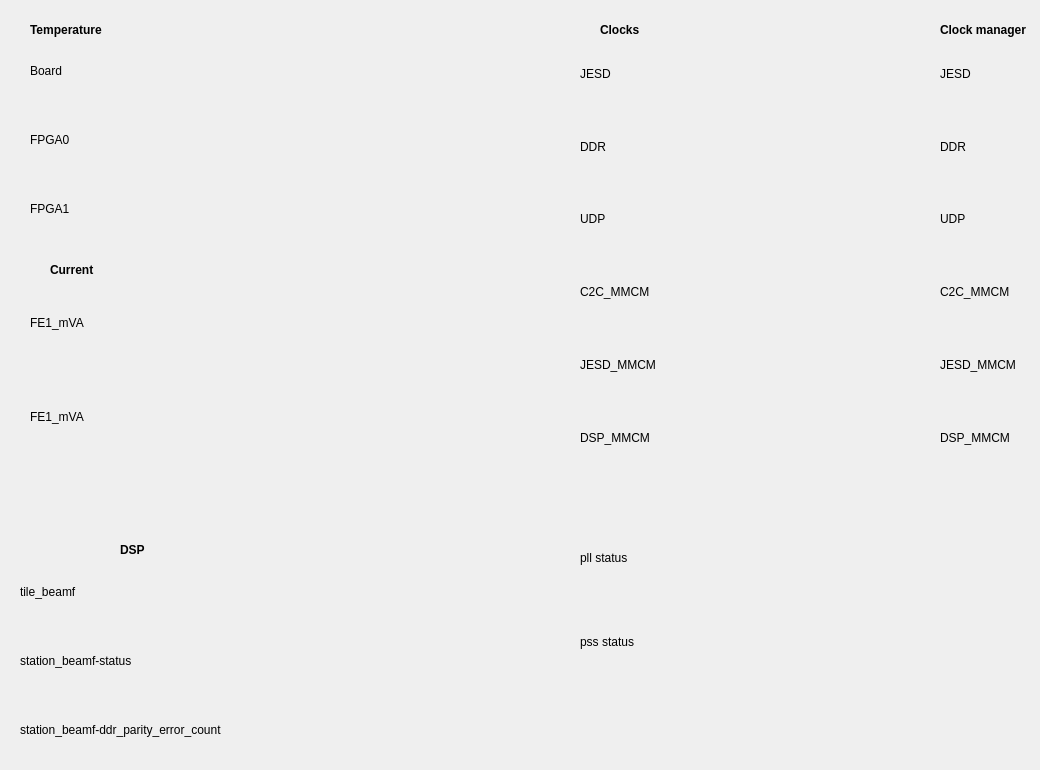
       <widget class="QWidget" name="mix_tab2">
        <attribute name="title">
         <string>Temperature-Current-DSP-Timing</string>
        </attribute>
        <widget class="QWidget" name="layoutWidget_52">
         <property name="geometry">
          <rect>
           <x>580</x>
           <y>40</y>
           <width>81</width>
           <height>431</height>
          </rect>
         </property>
         <layout class="QVBoxLayout" name="verticalLayout_58">
          <item>
           <widget class="QLabel" name="label_111">
            <property name="text">
             <string>JESD</string>
            </property>
           </widget>
          </item>
          <item>
           <widget class="QLabel" name="label_112">
            <property name="text">
             <string>DDR</string>
            </property>
           </widget>
          </item>
          <item>
           <widget class="QLabel" name="label_113">
            <property name="text">
             <string>UDP</string>
            </property>
           </widget>
          </item>
          <item>
           <widget class="QLabel" name="label_114">
            <property name="text">
             <string>C2C_MMCM</string>
            </property>
           </widget>
          </item>
          <item>
           <widget class="QLabel" name="label_115">
            <property name="text">
             <string>JESD_MMCM</string>
            </property>
           </widget>
          </item>
          <item>
           <widget class="QLabel" name="label_116">
            <property name="text">
             <string>DSP_MMCM</string>
            </property>
           </widget>
          </item>
         </layout>
        </widget>
        <widget class="QWidget" name="layoutWidget_13">
         <property name="geometry">
          <rect>
           <x>580</x>
           <y>519</y>
           <width>81</width>
           <height>161</height>
          </rect>
         </property>
         <layout class="QVBoxLayout" name="verticalLayout_7">
          <item>
           <widget class="QLabel" name="label_bkpl_22">
            <property name="maximumSize">
             <size>
              <width>16777215</width>
              <height>16777215</height>
             </size>
            </property>
            <property name="layoutDirection">
             <enum>Qt::LeftToRight</enum>
            </property>
            <property name="styleSheet">
             <string notr="true"/>
            </property>
            <property name="text">
             <string>pll status</string>
            </property>
            <property name="alignment">
             <set>Qt::AlignLeading|Qt::AlignLeft|Qt::AlignVCenter</set>
            </property>
           </widget>
          </item>
          <item>
           <widget class="QLabel" name="label_mng_52">
            <property name="maximumSize">
             <size>
              <width>16777215</width>
              <height>16777215</height>
             </size>
            </property>
            <property name="layoutDirection">
             <enum>Qt::LeftToRight</enum>
            </property>
            <property name="styleSheet">
             <string notr="true"/>
            </property>
            <property name="text">
             <string>pss status</string>
            </property>
            <property name="alignment">
             <set>Qt::AlignLeading|Qt::AlignLeft|Qt::AlignVCenter</set>
            </property>
           </widget>
          </item>
         </layout>
        </widget>
        <widget class="QWidget" name="layoutWidget_14">
         <property name="geometry">
          <rect>
           <x>30</x>
           <y>279</y>
           <width>81</width>
           <height>181</height>
          </rect>
         </property>
         <layout class="QVBoxLayout" name="verticalLayout_12">
          <item>
           <widget class="QLabel" name="label_bkpl_20">
            <property name="maximumSize">
             <size>
              <width>16777215</width>
              <height>16777215</height>
             </size>
            </property>
            <property name="layoutDirection">
             <enum>Qt::LeftToRight</enum>
            </property>
            <property name="styleSheet">
             <string notr="true"/>
            </property>
            <property name="text">
             <string>FE1_mVA</string>
            </property>
            <property name="alignment">
             <set>Qt::AlignLeading|Qt::AlignLeft|Qt::AlignVCenter</set>
            </property>
           </widget>
          </item>
          <item>
           <widget class="QLabel" name="label_mng_48">
            <property name="maximumSize">
             <size>
              <width>16777215</width>
              <height>16777215</height>
             </size>
            </property>
            <property name="layoutDirection">
             <enum>Qt::LeftToRight</enum>
            </property>
            <property name="styleSheet">
             <string notr="true"/>
            </property>
            <property name="text">
             <string>FE1_mVA</string>
            </property>
            <property name="alignment">
             <set>Qt::AlignLeading|Qt::AlignLeft|Qt::AlignVCenter</set>
            </property>
           </widget>
          </item>
         </layout>
        </widget>
        <widget class="QWidget" name="layoutWidget_21">
         <property name="geometry">
          <rect>
           <x>30</x>
           <y>39</y>
           <width>81</width>
           <height>201</height>
          </rect>
         </property>
         <layout class="QVBoxLayout" name="verticalLayout_13">
          <item>
           <widget class="QLabel" name="label_bkpl_23">
            <property name="maximumSize">
             <size>
              <width>16777215</width>
              <height>16777215</height>
             </size>
            </property>
            <property name="layoutDirection">
             <enum>Qt::LeftToRight</enum>
            </property>
            <property name="styleSheet">
             <string notr="true"/>
            </property>
            <property name="text">
             <string>Board</string>
            </property>
            <property name="alignment">
             <set>Qt::AlignLeading|Qt::AlignLeft|Qt::AlignVCenter</set>
            </property>
           </widget>
          </item>
          <item>
           <widget class="QLabel" name="label_mng_50">
            <property name="maximumSize">
             <size>
              <width>16777215</width>
              <height>16777215</height>
             </size>
            </property>
            <property name="layoutDirection">
             <enum>Qt::LeftToRight</enum>
            </property>
            <property name="styleSheet">
             <string notr="true"/>
            </property>
            <property name="text">
             <string>FPGA0</string>
            </property>
            <property name="alignment">
             <set>Qt::AlignLeading|Qt::AlignLeft|Qt::AlignVCenter</set>
            </property>
           </widget>
          </item>
          <item>
           <widget class="QLabel" name="label_mng_53">
            <property name="maximumSize">
             <size>
              <width>16777215</width>
              <height>16777215</height>
             </size>
            </property>
            <property name="layoutDirection">
             <enum>Qt::LeftToRight</enum>
            </property>
            <property name="styleSheet">
             <string notr="true"/>
            </property>
            <property name="text">
             <string>FPGA1</string>
            </property>
            <property name="alignment">
             <set>Qt::AlignLeading|Qt::AlignLeft|Qt::AlignVCenter</set>
            </property>
           </widget>
          </item>
         </layout>
        </widget>
        <widget class="QWidget" name="layoutWidget_22">
         <property name="geometry">
          <rect>
           <x>20</x>
           <y>560</y>
           <width>241</width>
           <height>201</height>
          </rect>
         </property>
         <layout class="QVBoxLayout" name="verticalLayout_20">
          <item>
           <widget class="QLabel" name="label_mng_54">
            <property name="maximumSize">
             <size>
              <width>16777215</width>
              <height>16777215</height>
             </size>
            </property>
            <property name="layoutDirection">
             <enum>Qt::LeftToRight</enum>
            </property>
            <property name="styleSheet">
             <string notr="true"/>
            </property>
            <property name="text">
             <string>tile_beamf</string>
            </property>
            <property name="alignment">
             <set>Qt::AlignLeading|Qt::AlignLeft|Qt::AlignVCenter</set>
            </property>
           </widget>
          </item>
          <item>
           <widget class="QLabel" name="label_mng_55">
            <property name="maximumSize">
             <size>
              <width>16777215</width>
              <height>16777215</height>
             </size>
            </property>
            <property name="layoutDirection">
             <enum>Qt::LeftToRight</enum>
            </property>
            <property name="styleSheet">
             <string notr="true"/>
            </property>
            <property name="text">
             <string>station_beamf-status</string>
            </property>
            <property name="alignment">
             <set>Qt::AlignLeading|Qt::AlignLeft|Qt::AlignVCenter</set>
            </property>
           </widget>
          </item>
          <item>
           <widget class="QLabel" name="label_mng_56">
            <property name="maximumSize">
             <size>
              <width>16777215</width>
              <height>16777215</height>
             </size>
            </property>
            <property name="layoutDirection">
             <enum>Qt::LeftToRight</enum>
            </property>
            <property name="styleSheet">
             <string notr="true"/>
            </property>
            <property name="text">
             <string>station_beamf-ddr_parity_error_count</string>
            </property>
            <property name="alignment">
             <set>Qt::AlignLeading|Qt::AlignLeft|Qt::AlignVCenter</set>
            </property>
           </widget>
          </item>
         </layout>
        </widget>
        <widget class="QWidget" name="layoutWidget_53">
         <property name="geometry">
          <rect>
           <x>940</x>
           <y>40</y>
           <width>81</width>
           <height>431</height>
          </rect>
         </property>
         <layout class="QVBoxLayout" name="verticalLayout_59">
          <item>
           <widget class="QLabel" name="label_117">
            <property name="text">
             <string>JESD</string>
            </property>
           </widget>
          </item>
          <item>
           <widget class="QLabel" name="label_118">
            <property name="text">
             <string>DDR</string>
            </property>
           </widget>
          </item>
          <item>
           <widget class="QLabel" name="label_119">
            <property name="text">
             <string>UDP</string>
            </property>
           </widget>
          </item>
          <item>
           <widget class="QLabel" name="label_120">
            <property name="text">
             <string>C2C_MMCM</string>
            </property>
           </widget>
          </item>
          <item>
           <widget class="QLabel" name="label_121">
            <property name="text">
             <string>JESD_MMCM</string>
            </property>
           </widget>
          </item>
          <item>
           <widget class="QLabel" name="label_122">
            <property name="text">
             <string>DSP_MMCM</string>
            </property>
           </widget>
          </item>
         </layout>
        </widget>
        <widget class="QLabel" name="label_24">
         <property name="geometry">
          <rect>
           <x>30</x>
           <y>20</y>
           <width>81</width>
           <height>20</height>
          </rect>
         </property>
         <property name="font">
          <font>
           <weight>75</weight>
           <bold>true</bold>
          </font>
         </property>
         <property name="text">
          <string>Temperature</string>
         </property>
        </widget>
        <widget class="QLabel" name="label_23">
         <property name="geometry">
          <rect>
           <x>600</x>
           <y>20</y>
           <width>81</width>
           <height>20</height>
          </rect>
         </property>
         <property name="font">
          <font>
           <weight>75</weight>
           <bold>true</bold>
          </font>
         </property>
         <property name="text">
          <string>Clocks</string>
         </property>
        </widget>
        <widget class="QLabel" name="label_22">
         <property name="geometry">
          <rect>
           <x>940</x>
           <y>20</y>
           <width>91</width>
           <height>20</height>
          </rect>
         </property>
         <property name="font">
          <font>
           <weight>75</weight>
           <bold>true</bold>
          </font>
         </property>
         <property name="text">
          <string>Clock manager</string>
         </property>
        </widget>
        <widget class="QLabel" name="label_21">
         <property name="geometry">
          <rect>
           <x>120</x>
           <y>540</y>
           <width>81</width>
           <height>20</height>
          </rect>
         </property>
         <property name="font">
          <font>
           <weight>75</weight>
           <bold>true</bold>
          </font>
         </property>
         <property name="text">
          <string>DSP</string>
         </property>
        </widget>
        <widget class="QLabel" name="label_18">
         <property name="geometry">
          <rect>
           <x>50</x>
           <y>260</y>
           <width>61</width>
           <height>20</height>
          </rect>
         </property>
         <property name="font">
          <font>
           <weight>75</weight>
           <bold>true</bold>
          </font>
         </property>
         <property name="text">
          <string>Current</string>
         </property>
        </widget>
       </widget>
